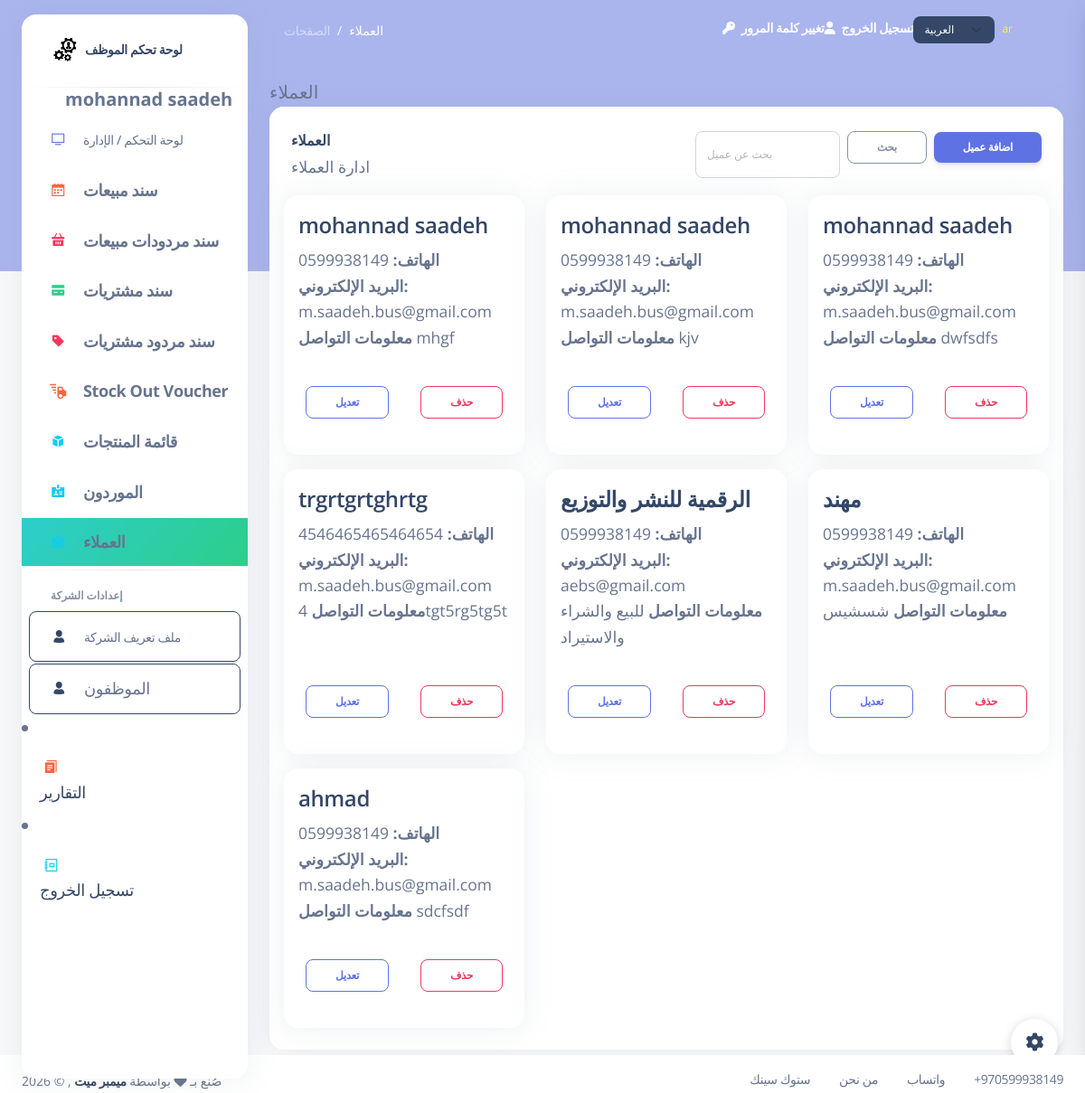
/customers (signed in), run on the app's committed database.
### my_app/models.py (models this page shows, shortened)
class Employee(models.Model):
    first_name = models.CharField(max_length=255)
    last_name = models.CharField(max_length=255)
    email = models.EmailField(max_length=255)
    DOB = models.DateField()
    password = models.CharField(max_length=255)
    confirm_password = models.CharField(max_length=255)
    is_active = models.BooleanField(default=False)
    created_at = models.DateTimeField(auto_now_add=True)
    updated_at = models.DateTimeField(auto_now=True)
    objects = EmployeeManager()

class Customer(models.Model):
    name = models.CharField(max_length=255)
    phone = models.CharField(max_length=20, null=True)
    email = models.EmailField(max_length=255 , null=True)
    contact_info = models.TextField() # address, notes, etc.
    created_at = models.DateTimeField(auto_now_add=True)
    updated_at = models.DateTimeField(auto_now=True)

### my_app/views.py (the view, shortened to what this page needs)
# urls.py: path('customers', views.display_customers, name='customers_list'),
def display_customers(request):
    if 'employee_id' not in request.session:
        return redirect('/index')
    q = request.GET.get('q', '').strip()
    customers_qs = models.Customer.objects.all()
    customers_qs = customers_qs.order_by('-created_at')
    page_number = request.GET.get('page')
    paginator = Paginator(customers_qs, 12)
    customers_page = paginator.get_page(page_number)
    context = {
        'customers': customers_page,
        'employee': models.get_employee_by_id(request.session['employee_id']),
        'customers_paginator': paginator,
    }
    return render(request, 'customers.html', context)

### my_app/models.py (called while the page is built)
def get_employee_by_id(id):
    return Employee.objects.get(id=id)

### my_app/templates/customers.html (shortened to what this page needs)
{% extends 'layouts/base.html' %}
{% load i18n %}
{% block content %}
{% block page_name %}{% trans "Customers" %}{% endblock %}
<div class="row">
  <div class="col-12">
    <div class="card mb-4">
      <div class="card-header d-flex align-items-center justify-content-between pb-0">
        <div>
          <h6 class="mb-0">{% trans "Customers" %}</h6>
          <small class="text-muted">{% trans "Manage your customers" %}</small>
        </div>
        <div class="d-flex gap-2 align-items-center">
          <form method="get" action="" class="d-flex" role="search">
            <input name="q" class="form-control form-control-sm" type="search" placeholder="{% trans "Search customers" %}" aria-label="{% trans "Search" %}" value="{{ request.GET.q }}">
            <button class="btn btn-sm btn-outline-secondary ms-2" type="submit">{% trans "Search" %}</button>
          </form>
          <button class="btn btn-sm btn-primary" data-bs-toggle="modal" data-bs-target="#addCustomerModal">{% trans "Add Customer" %}</button>
        </div>
      </div>
      <div class="card-body px-3 pt-3 pb-2">
        <div class="row">
          {% if customers %}
            {% for c in customers %}
            <div class="col-md-4 col-sm-6 mb-3">
              <div class="card h-100">
                <div class="card-body">
                  <h4 class="card-title"><a href="/customers/{{ c.id }}/">{{ c.name }}</a></h4>
                  <p class="card-text small text-muted">
                    <strong>{% trans "Phone:" %}</strong> {{ c.phone }}<br />
                    <strong>{% trans "Email:" %}</strong> {{ c.email }}<br />
                    <strong>{% trans "Contact Info:" %}</strong> {{ c.contact_info|default:_('No contact info') }}
                  </p>
                </div>
                <div class="card-footer d-flex justify-content-between">
                  <a href="/customers/{{ c.id }}/edit" class="btn btn-sm btn-outline-primary">{% trans "Edit" %}</a>
                  <form method="post" action="/customers/{{ c.id }}/delete" onsubmit="return confirm('{% trans "Are you sure you want to delete this customer?" %}');">
                    <button type="submit" class="btn btn-sm btn-outline-danger">{% trans "Delete" %}</button>
                  </form>
                </div>
              </div>
            </div>
            {% endfor %}
          {% else %}
            <div class="col-12">
              <div class="alert alert-info">{% trans "No customers found." %}</div>
            </div>
          {% endif %}
        </div>
      </div>
    </div>
  </div>
</div>
{% endblock content %}

### my_app/templates/includes/aside.html (shortened to what this page needs)
{% load static %}
{% load i18n %}
<aside class="sidenav bg-white navbar navbar-vertical navbar-expand-xs border-0 border-radius-xl my-3 fixed-start ms-4 " id="sidenav-main">
    <div class="sidenav-header">
        <a class="navbar-brand m-0" target="_blank">
        <img src="{% static 'img/logo.PNG' %}" class="navbar-brand-img h-100" alt="main_logo">
    <span class="ms-1 font-weight-bold">{% trans "Employee Dashboard" %}</span>
        </a>
        <hr class="horizontal dark mt-0">
    </div>
            <span class="nav-link-text ms-5">
                <b class="message_success" >{{employee.first_name}} {{employee.last_name}}</b>
            </span>
                <div id="sidenav-scrollbar">
        <ul class="navbar-nav">
        <li class="nav-item {% if request.path == '/index'   %} bg-gradient-success {% endif %}">
            <a class="nav-link " href="/index">
            <div class="icon icon-shape icon-sm border-radius-md text-center me-2 d-flex align-items-center justify-content-center">
                <i class="ni ni-tv-2 text-primary text-sm opacity-10"></i>
            </div>
            <span class="nav-link-text ms-1">{% trans "Dashboard / Manage" %}</span>
            </a>
        </li>
        <li class="nav-item {% if request.path == '/sales' or 'view_sale_order' in request.path %} bg-gradient-success {% endif %}">
            <a class="nav-link " href="/sales">
            <div class="icon icon-shape icon-sm border-radius-md text-center me-2 d-flex align-items-center justify-content-center">
                <i class="ni ni-calendar-grid-58 text-warning text-sm opacity-10"></i>
            </div>
            <span class="nav-link-text ms-1" style="font-size:18px !important;"> <strong>{% trans "Sales Orders" %}</strong></span>
            </a>
        </li>
                <li class="nav-item {% if request.path == '/return_sales' or 'view_return_sale' in request.path  %} bg-gradient-success {% endif %}">
            <a class="nav-link " href="/return_sales">
            <div class="icon icon-shape icon-sm border-radius-md text-center me-2 d-flex align-items-center justify-content-center">
                <i class="ni ni-basket text-danger text-sm opacity-10"></i>
            </div>
            <span class="nav-link-text ms-1" style="font-size:18px !important;"><strong>{% trans "Return Sales" %}</strong></span>
            </a>
        </li>
        <li class="nav-item {% if request.path == '/purchases' or 'view_purchase_invoice' in request.path  %} bg-gradient-success {% endif %}">
            <a class="nav-link " href="/purchases">
            <div class="icon icon-shape icon-sm border-radius-md text-center me-2 d-flex align-items-center justify-content-center">
                <i class="ni ni-credit-card text-success text-sm opacity-10"></i>
            </div>
            <span class="nav-link-text ms-1" style="font-size:18px !important;"><strong>{% trans "Purchase Invoices" %}</strong></span>
            </a>
        </li>
        <li class="nav-item {% if request.path == '/return_purchases' or 'view_return_invoice' in request.path  %} bg-gradient-success {% endif %}">
            <a class="nav-link " href="/return_purchases">
            <div class="icon icon-shape icon-sm border-radius-md text-center me-2 d-flex align-items-center justify-content-center">
                <i class="ni ni-tag text-danger text-sm opacity-10"></i>
            </div>
            <span class="nav-link-text ms-1" style="font-size:18px !important;"><strong>{% trans "Return Purchases" %}</strong></span>
            </a>
        </li>
        <li class="nav-item {% if request.path == '/stock_out_voucher' or 'view_stock_out' in request.path %} bg-gradient-success {% endif %}">
            <a class="nav-link" href="/stock_out_voucher">
            <div class="icon icon-shape icon-sm border-radius-md text-center me-2 d-flex align-items-center justify-content-center">
                <i class="ni ni-delivery-fast text-warning text-lg opacity-10"></i>
            </div>
            <span class="nav-link-text ms-1" style="font-size:18px !important;"><strong>{% trans "Stock Out Voucher" %}</strong></span>
            </a>
        </li>
        <li class="nav-item {% if request.path == '/products/' or 'products' in request.path %} bg-gradient-success {% endif %}">
            <a class="nav-link " href="/products">
            <div class="icon icon-shape icon-sm border-radius-md text-center me-2 d-flex align-items-center justify-content-center">
                <i class="ni ni-app text-info text-sm opacity-10"></i>
            </div>
            <span class="nav-link-text ms-1" style="font-size:18px !important;"> <strong>{% trans "Product List" %}</strong></span>
            </a>
        </li>
        <li class="nav-item {% if request.path == '/suppliers' %} bg-gradient-success {% endif %}">
            <a class="nav-link " href="/suppliers">
            <div class="icon icon-shape icon-sm border-radius-md text-center me-2 d-flex align-items-center justify-content-center">
                <i class="ni ni-badge text-info text-sm opacity-10"></i>
            </div>
            <span class="nav-link-text ms-1" style="font-size:18px !important;"> <strong>{% trans "Suppliers" %}</strong></span>
            </a>
        </li>
        <li class="nav-item {% if request.path == '/customers' %} bg-gradient-success {% endif %}">
            <a class="nav-link " href="/customers">
            <div class="icon icon-shape icon-sm border-radius-md text-center me-2 d-flex align-items-center justify-content-center">
                <i class="ni ni-badge text-info text-sm opacity-10"></i>
            </div>
            <span class="nav-link-text ms-1" style="font-size:18px !important;"> <strong>{% trans "Customers" %}</strong></span>
            </a>
        </li>
        <hr class="horizontal dark my-1">
         <li class="nav-item mt-3">
            <h6 class="ps-4 ms-2 text-uppercase text-xs font-weight-bolder opacity-6">{% trans "Company Settings" %}</h6>
        </li>
        <li class="nav-item">
            <a class="nav-link btn btn-outline-dark {% if request.path == '/company_profile'   %} active me-2 {% endif %} " href="/company_profile">
            <div class="icon icon-shape icon-sm border-radius-md text-center me-2 d-flex align-items-center justify-content-center">
                <i class="ni ni-single-02 text-dark text-sm opacity-10"></i>
            </div>
            <span class="nav-link-text ms-1">{% trans "Company Profile" %}</span>
            </a>
        </li>
        <li class="nav-item">
            <a class="nav-link btn btn-outline-dark  {% if request.path == '/employees'   %} active me-2 {% endif %}" href="/employees">
            <div class="icon icon-shape icon-sm border-radius-md text-center me-2 d-flex align-items-center justify-content-center">
                <i class="ni ni-single-02 text-dark text-sm opacity-10"></i>
            </div>
            <span class="nav-link-text ms-1" style="font-size:18px !important;">{% trans "Employees" %}</span>
            </a>
        </li>
            </ul>
            </div>
        <li class="nav-item {% if request.path == '/employee_reports'   %} bg-gradient-success {% endif %}">
            <a class="nav-link " href="/employee_reports">
            <div class="icon icon-shape icon-sm border-radius-md text-center me-2 d-flex align-items-center justify-content-center">
                <i class="ni ni-single-copy-04 text-warning text-sm opacity-10"></i>
            </div>
            <span class="nav-link-text ms-1" style="font-size:18px !important;">{% trans "Reports" %}</span>
            </a>
        </li>
        <li class="nav-item">
            <a class="nav-link " href="/emp_logout">
            <div class="icon icon-shape icon-sm border-radius-md text-center me-2 d-flex align-items-center justify-content-center">
                <i class="ni ni-collection text-info text-sm opacity-10"></i>
            </div>
            <span class="nav-link-text ms-1" style="font-size:18px !important;">{% trans "Logout" %}</span>
            </a>
        </li>
</aside>

### static/css/nucleo-svg.css (style rules this page uses)
.icon { display: inline-block; color: #111111; height: 1em; width: 1em; }
.icon-sm { height: 0.8em; width: 0.8em; }
.icon { fill: currentColor; stroke: none; }

### data on the page
Employee: first_name "mohannad", last_name "saadeh"
Customer: name "mohannad saadeh", phone "0599938149", email "m.saadeh.bus@gmail.com", contact_info "mhgf"
Customer: name "mohannad saadeh", phone "0599938149", email "m.saadeh.bus@gmail.com", contact_info "kjv"
Customer: name "mohannad saadeh", phone "0599938149", email "m.saadeh.bus@gmail.com", contact_info "dwfsdfs"
Customer: name "trgrtgrtghrtg", phone "4546465465464654", email "m.saadeh.bus@gmail.com", contact_info "4tgt5rg5tg5t"
Customer: name "الرقمية للنشر والتوزيع", phone "0599938149", email "aebs@gmail.com", contact_info "للبيع والشراء والاستيراد"
Customer: name "مهند", phone "0599938149", email "m.saadeh.bus@gmail.com", contact_info "شسشيس"
Customer: name "ahmad", phone "0599938149", email "m.saadeh.bus@gmail.com", contact_info "sdcfsdf"

### other printed values
{{ LANGUAGE_CODE }} "ar"
